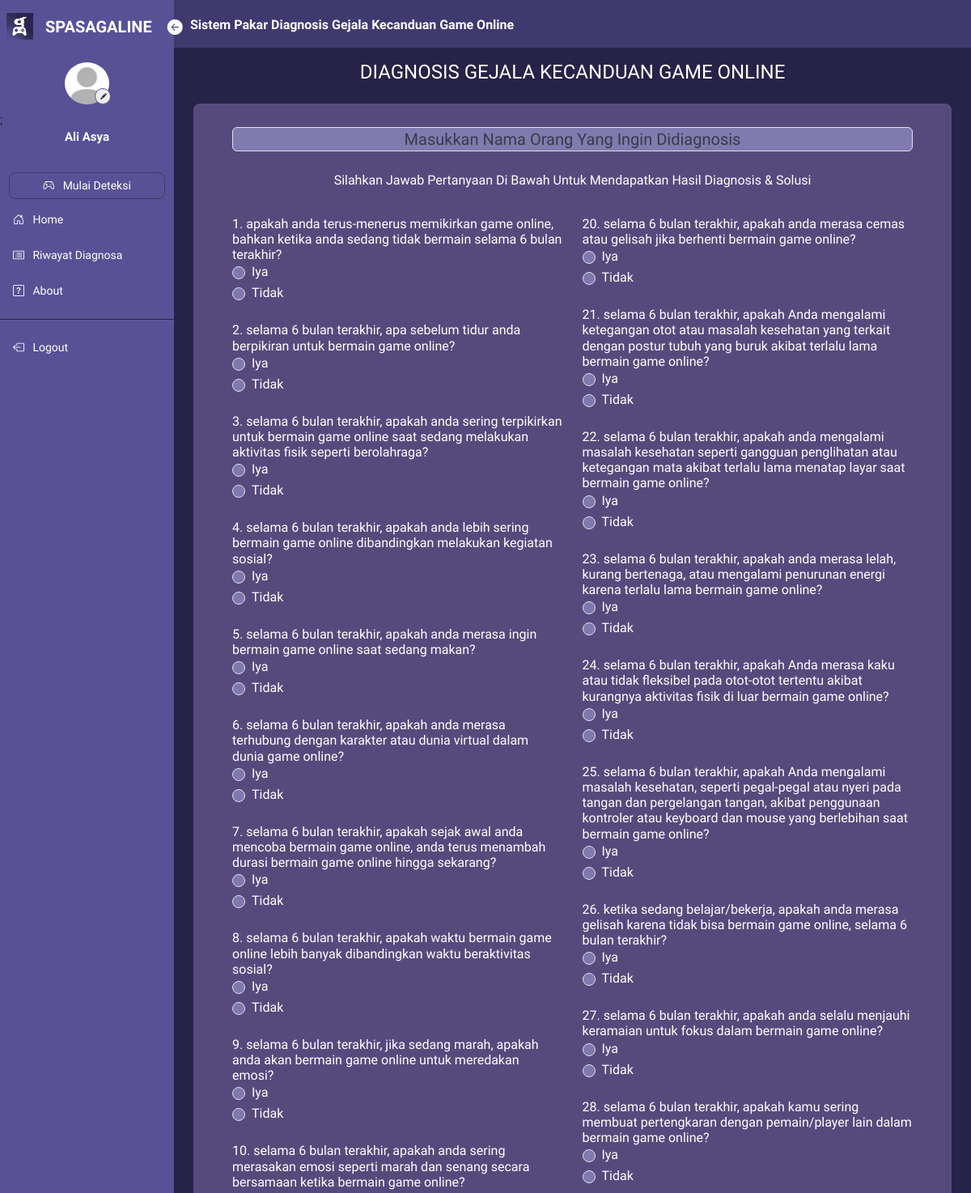
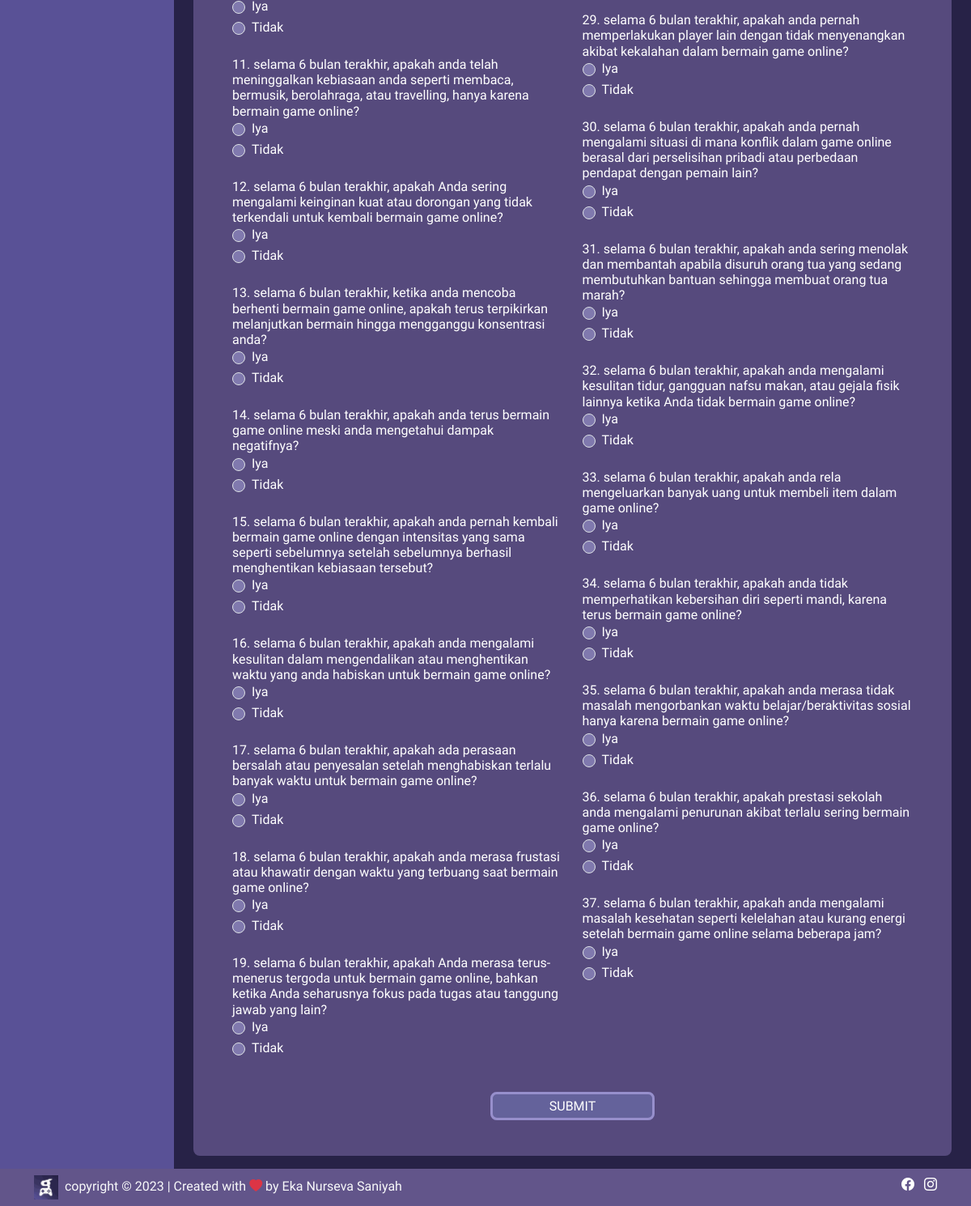
/diagnosa/diagnosa.php (signed in), run on the app's committed database (2 pictures, top to bottom).
### tables this page shows
CREATE TABLE `user` (
  `iduser` int(11) NOT NULL,
  `nama` varchar(50) NOT NULL,
  `username` varchar(45) NOT NULL,
  `password` varchar(100) NOT NULL,
  `email` varchar(50) NOT NULL,
  `foto` varchar(50) NOT NULL,
  `level` varchar(30) NOT NULL
);

CREATE TABLE `pertanyaan` (
  `idpertanyaan` int(11) NOT NULL,
  `kode_pertanyaan` varchar(20) NOT NULL,
  `text_pertanyaan` text NOT NULL,
  `idindikator` int(11) NOT NULL
);

### controller/controller_main.php (called while the page is built, shortened)
<?php
$conn = mysqli_connect("localhost", "root", "", "spasagaline");
function query($query)
{
    global $conn;
    $result = mysqli_query($conn, $query);
    $rows = [];
    while ($row = mysqli_fetch_assoc($result)) {
        $rows[] = $row;
    }
    return $rows;
}
function jumlah_data($data)
{
    global $conn;
    $query = mysqli_query($conn, $data);
    $jumlah_data = mysqli_num_rows($query);
    return $jumlah_data;
}
function dekripsi($kata)
{
    $string = base64_decode($kata);
    $key = substr($string, 0, 44);
    $enkripsi = substr($string, 44);
    $hasil = openssl_decrypt($enkripsi, 'AES-256-CBC', $key, 0, substr($key, 0, 16));
    return $hasil;
}
?>

### diagnosa/diagnosa.php (the view, shortened to what this page needs)
<?php
$id = dekripsi($_COOKIE['SPASAGALINENS']);
$user = query("SELECT * FROM user WHERE iduser = $id")[0];
$jumlah_pertanyaan = jumlah_data("SELECT * FROM pertanyaan");
$jumper1 = ceil($jumlah_pertanyaan / 2);
$jumper2 = $jumlah_pertanyaan - $jumper1;
$pertanyaan1 = query("SELECT * FROM pertanyaan LIMIT $jumper1");
$pertanyaan2 = query("SELECT * FROM pertanyaan LIMIT $jumper2 OFFSET $jumper1");
?>
<html lang="en">
<head>
    <link href="https://cdn.jsdelivr.net/npm/bootstrap@5.3.0/dist/css/bootstrap.min.css" rel="stylesheet"
>
    <link rel="stylesheet" href="https://cdn.jsdelivr.net/npm/bootstrap-icons@1.10.5/font/bootstrap-icons.css">
    <link rel="stylesheet" href="../style.css">
</head>
<body>
    <div class="main-container d-flex">
        <?php
            require_once('../sidenav/sidebar_user.php');
        ?>
        <div class="content">
            <?php
            require_once('../sidenav/navbar.php');
            ?>
            <div class="contents px-4 py-3">
                <h4 class="text-white text-center pb-3">DIAGNOSIS GEJALA KECANDUAN GAME ONLINE</h4>
                <div class="tabel text-white px-5 py-4">
                    <form method="post" action="">
                        <div class="row pb-2 d-flex justify-content-center">
                            <div class="col-12">
                                <input style="height: 30px;" type="text" name="anak" placeholder="Masukkan Nama Orang Yang Ingin Didiagnosis" id="nama" value=""
                                    class="form-control fw-medium text-center fs-5">
                            </div>
                        </div>
                        <p class="text-center py-3">Silahkan Jawab Pertanyaan Di Bawah Untuk Mendapatkan Hasil Diagnosis &
                            Solusi</p>
                        <div class="row">
                            <div class="col-6">
                                <?php
                                $i = 1;
                                foreach ($pertanyaan1 as $p1):
                                    ?>
                                    <h6 class="m-0 fw-medium">
                                        <?= $i; ?>.
                                        <?= $p1['text_pertanyaan']; ?>
                                    </h6>
                                    <div class="form-check">
                                        <input class="form-check-input" type="radio" value="1"
                                            id="<?= 'iya_' . $p1['kode_pertanyaan']; ?>" name="<?= $p1['kode_pertanyaan']; ?>"
                                            required>
                                        <label class="form-check-label" for="<?= 'iya_' . $p1['kode_pertanyaan']; ?>">
                                            Iya
                                        </label>
                                    </div>
                                    <div class="form-check mb-4">
                                        <input class="form-check-input" type="radio" value="0.5"
                                            id="<?= 'tidak_' . $p1['kode_pertanyaan']; ?>" name="<?= $p1['kode_pertanyaan']; ?>"
                                            required>
                                        <label class="form-check-label" for="<?= 'tidak_' . $p1['kode_pertanyaan']; ?>">
                                            Tidak
                                        </label>
                                    </div>
                                    <?php
                                    $i++;
                                endforeach;
                                ?>
                            </div>
                            <div class="col-6">
                                <?php foreach ($pertanyaan2 as $p2):
                                    ?>
                                    <h6 class="m-0 fw-medium">
                                        <?= $i; ?>.
                                        <?= $p2['text_pertanyaan']; ?>
                                    </h6>
                                    <div class="form-check">
                                        <input class="form-check-input" type="radio" value="1"
                                            id="<?= 'iya_' . $p2['kode_pertanyaan']; ?>" name="<?= $p2['kode_pertanyaan']; ?>"
                                            required>
                                        <label class="form-check-label" for="<?= 'iya_' . $p2['kode_pertanyaan']; ?>">
                                            Iya
                                        </label>
                                    </div>
                                    <div class="form-check  mb-4">
                                        <input class="form-check-input" type="radio" value="0.5"
                                            id="<?= 'tidak_' . $p2['kode_pertanyaan']; ?>" name="<?= $p2['kode_pertanyaan']; ?>"
                                            required>
                                        <label class="form-check-label" for="<?= 'tidak_' . $p2['kode_pertanyaan']; ?>">
                                            Tidak
                                        </label>
                                    </div>
                                    <?php
                                    $i++;
                                endforeach;
                                ?>
                            </div>
                        </div>
                        <div class="submit text-center pt-4 btn-long">
                            <a href="../hasil/hasil.php" class="fw-medium text-decoration-none">
                                <button style="border: none; background: none; font-weight: 500;" type="submit"
                                    name="submit_hitung">SUBMIT</button>
                            </a>
                        </div>
                    </form>
                </div>
            </div>
        </div>
    </div>
    <?php
    require_once('../sidenav/footer.php');
    ?>
</body>
</html>

### sidenav/sidebar_user.php (shortened to what this page needs)
<div class="sidebar" id="side_nav">
    <div class="header-box px-2 pt-3 pb-3 d-flex">
        <img src="../img/Logo.png" alt="logo spasagaline">
        <span class="fs-5 fw-bold text-white" style="margin-top: 1.6px;">SPASAGALINE</span>
        <button id="btnside" class="btn px-0 py-0 text-white btn-open">
            <i class="bi bi-arrow-left-circle-fill"></i>
        </button>
    </div>
    <div class="profil">
        <img src="../profil/<?= $user['foto']; ?>" class="rounded-circle" alt="profi">
        <a href="../pengguna/profil.php"><button class="rounded-circle"><i class="bi bi-pencil-fill"></i></button></a>;
        <h1>
            <?= $user['nama']; ?>
        </h1>
    </div>
    <ul class="list-unstyled pt-2 fw-medium">
        <li class="">
            <?php
            if ($user['level'] === "User") {
                echo '<a href="../diagnosa" class="text-decoration-none d-block text-center">
                        <i class="bi bi-controller"></i>
                        <span>Mulai Deteksi</span>
                      </a>';
            } else {
                echo '<a type="button" class="text-decoration-none d-block text-center" data-bs-toggle="modal" data-bs-target="#deteksi">Mulai Deteksi</a>';
            }
            ?>
        </li>
        <li class="">
            <a href="../pengguna" class="text-decoration-none d-block">
                <i class="bi bi-house-door"></i>
                <span>Home</span>
            </a>
        </li>
        <li class="">
            <a href="../riwayat/riwayat.php" class="text-decoration-none d-block">
                <i class="bi bi-card-list"></i>
                <span>Riwayat Diagnosa</span>
            </a>
        </li>
        <li class="">
            <a href="../about" class="text-decoration-none d-block">
                <i class="bi bi-question-square"></i>
                <span>About</span>
            </a>
        </li>
    </ul>
    <hr class="hr-color">
    <ul class="list-unstyled fw-medium">
        <li>
            <a href="../logout.php" class="text-decoration-none d-block">
                <i class="bi bi-box-arrow-left"></i>
                <span>Logout</span>
            </a>
        </li>
    </ul>
</div>

### style.css (style rules this page uses)
* { font-family: "Chakra Petch", sans-serif; }
body { background: #272247; margin: 0; padding: 0; border: 0; }
.content { min-height: 100vh; width: 100%; }
.sidebar { background: #595196; min-width: 215px; max-width: 215px; z-index: 1; transition: all ease-in 0.3s; }
hr.hr-color { color: #272247; opacity: 1; }
.sidebar ul { padding: 0 11px; }
.sidebar li { margin: 7px 0; }
.sidebar li a { color: white; padding: 8px 5px; font-size: 14px; margin-left: 0; }
.sidebar .header-box img { width: 33px; height: 33px; margin-right: 15px; }
.sidebar li a.text-center { border: solid rgb(39, 34, 71, 0.5) 0.3px; border-radius: 8px; padding: 5px 0; }
.sidebar li i { margin-right: 7px; }
.sidebar .profil img { width: 55px; height: 66px; margin-left: auto; margin-right: auto; padding: 7px 0; display: block; transition: all ease-in 0.3s; object-fit: cover; }
.sidebar .profil h1 { font-weight: 700; font-size: 15px; color: #ffff; text-align: center; margin-bottom: 20px; }
.sidebar .profil button { border: 1.5px solid #595196; position: absolute; margin-top: -27px; margin-left: 117px; width: 20px; height: 20px; }
.sidebar .profil button i { font-size: 8px; color: #272247; }
.sidebar #btnside { margin-top: 17px; transform: translateY(-50%); margin-left: 18px; font-size: 19px; }
.content .contents a { border: solid #978fcc; border-radius: 8px; padding: 5px 35px; background: rgb(121, 134, 199, 0.4); color: #ffffff; }
.contents .tombol button, .contents .submit a button { border: solid #978fcc; border-radius: 8px; padding: 4px 35px; background: rgb(121, 134, 199, 0.4); color: #ffffff; margin-top: -6.5px; }
.content .contents .tabel { border-radius: 8px; overflow: hidden; background: rgba(157, 136, 206, 0.4); }
.contents .tabel input, .contents .tabel textarea, .contents .tabel select { background: rgb(193, 193, 248, 0.4); margin-top: 5px; color: white; }
.contents .tabel .btn-long { padding: 5px 150px; }

### data on the page
user: foto (placeholder picture), nama "Ali Asya"
pertanyaan: text_pertanyaan "apakah anda terus-menerus memikirkan game online, bahkan ketika anda sedang tidak bermain selama 6 bulan terakhir?"
pertanyaan: text_pertanyaan "selama 6 bulan terakhir, apa sebelum tidur anda berpikiran untuk bermain game online?"
pertanyaan: text_pertanyaan "selama 6 bulan terakhir, apakah anda sering terpikirkan untuk bermain game online saat sedang melakukan aktivitas fisik seperti berolahraga?"
pertanyaan: text_pertanyaan "selama 6 bulan terakhir, apakah anda lebih sering bermain game online dibandingkan melakukan kegiatan sosial?"
pertanyaan: text_pertanyaan "selama 6 bulan terakhir, apakah anda merasa ingin bermain game online saat sedang makan?"
pertanyaan: text_pertanyaan "selama 6 bulan terakhir, apakah anda merasa terhubung dengan karakter atau dunia virtual dalam dunia game online?"
pertanyaan: text_pertanyaan "selama 6 bulan terakhir, apakah sejak awal anda mencoba bermain game online, anda terus menambah durasi bermain game online hingga sekarang?"
pertanyaan: text_pertanyaan "selama 6 bulan terakhir, apakah waktu bermain game online lebih banyak dibandingkan waktu beraktivitas sosial?"
pertanyaan: text_pertanyaan "selama 6 bulan terakhir, jika sedang marah, apakah anda akan bermain game online untuk meredakan emosi?"
pertanyaan: text_pertanyaan "selama 6 bulan terakhir, apakah anda sering merasakan emosi seperti marah dan senang secara bersamaan ketika bermain game online?"
pertanyaan: text_pertanyaan "selama 6 bulan terakhir, apakah anda telah meninggalkan kebiasaan anda seperti membaca, bermusik, berolahraga, atau travelling, hanya karena bermain game online?"
pertanyaan: text_pertanyaan "selama 6 bulan terakhir, apakah Anda sering mengalami keinginan kuat atau dorongan yang tidak terkendali untuk kembali bermain game online?"
pertanyaan: text_pertanyaan "selama 6 bulan terakhir, ketika anda mencoba berhenti bermain game online, apakah terus terpikirkan melanjutkan bermain hingga mengganggu konsentrasi anda?"
pertanyaan: text_pertanyaan "selama 6 bulan terakhir, apakah anda terus bermain game online meski anda mengetahui dampak negatifnya?"
pertanyaan: text_pertanyaan "selama 6 bulan terakhir, apakah anda pernah kembali bermain game online dengan intensitas yang sama seperti sebelumnya setelah sebelumnya berhasil menghentikan kebiasaan tersebut?"
pertanyaan: text_pertanyaan "selama 6 bulan terakhir, apakah anda mengalami kesulitan dalam mengendalikan atau menghentikan waktu yang anda habiskan untuk bermain game online?"
pertanyaan: text_pertanyaan "selama 6 bulan terakhir, apakah ada perasaan bersalah atau penyesalan setelah menghabiskan terlalu banyak waktu untuk bermain game online?"
pertanyaan: text_pertanyaan "selama 6 bulan terakhir, apakah anda merasa frustasi atau khawatir dengan waktu yang terbuang saat bermain game online?"
pertanyaan: text_pertanyaan "selama 6 bulan terakhir, apakah Anda merasa terus-menerus tergoda untuk bermain game online, bahkan ketika Anda seharusnya fokus pada tugas atau tanggung jawab yang lain?"
pertanyaan: text_pertanyaan "selama 6 bulan terakhir, apakah anda merasa cemas atau gelisah jika berhenti bermain game online?"
pertanyaan: text_pertanyaan "selama 6 bulan terakhir, apakah Anda mengalami ketegangan otot atau masalah kesehatan yang terkait dengan postur tubuh yang buruk akibat terlalu lama bermain game online?"
pertanyaan: text_pertanyaan "selama 6 bulan terakhir, apakah anda mengalami masalah kesehatan seperti gangguan penglihatan atau ketegangan mata akibat terlalu lama menatap layar saat bermain game online?"
pertanyaan: text_pertanyaan "selama 6 bulan terakhir, apakah anda merasa lelah, kurang bertenaga, atau mengalami penurunan energi karena terlalu lama bermain game online?"
pertanyaan: text_pertanyaan "selama 6 bulan terakhir, apakah Anda merasa kaku atau tidak fleksibel pada otot-otot tertentu akibat kurangnya aktivitas fisik di luar bermain game online?"
pertanyaan: text_pertanyaan "selama 6 bulan terakhir, apakah Anda mengalami masalah kesehatan, seperti pegal-pegal atau nyeri pada tangan dan pergelangan tangan, akibat penggunaan kontroler atau keyboard dan mouse yang berlebihan saat bermain game online?"
pertanyaan: text_pertanyaan "ketika sedang belajar/bekerja, apakah anda merasa gelisah karena tidak bisa bermain game online, selama 6 bulan terakhir?"
pertanyaan: text_pertanyaan "selama 6 bulan terakhir, apakah anda selalu menjauhi keramaian untuk fokus dalam bermain game online?"
pertanyaan: text_pertanyaan "selama 6 bulan terakhir, apakah kamu sering membuat pertengkaran dengan pemain/player lain dalam bermain game online?"
pertanyaan: text_pertanyaan "selama 6 bulan terakhir, apakah anda pernah memperlakukan player lain dengan tidak menyenangkan akibat kekalahan dalam bermain game online?"
pertanyaan: text_pertanyaan "selama 6 bulan terakhir, apakah anda pernah mengalami situasi di mana konflik dalam game online berasal dari perselisihan pribadi atau perbedaan pendapat dengan pemain lain?"
pertanyaan: text_pertanyaan "selama 6 bulan terakhir, apakah anda sering menolak dan membantah apabila disuruh orang tua yang sedang membutuhkan bantuan sehingga membuat orang tua marah?"
pertanyaan: text_pertanyaan "selama 6 bulan terakhir, apakah anda mengalami kesulitan tidur, gangguan nafsu makan, atau gejala fisik lainnya ketika Anda tidak bermain game online?"
pertanyaan: text_pertanyaan "selama 6 bulan terakhir, apakah anda rela mengeluarkan banyak uang untuk membeli item dalam game online?"
pertanyaan: text_pertanyaan "selama 6 bulan terakhir, apakah anda tidak memperhatikan kebersihan diri seperti mandi, karena terus bermain game online?"
pertanyaan: text_pertanyaan "selama 6 bulan terakhir, apakah anda merasa tidak masalah mengorbankan waktu belajar/beraktivitas sosial hanya karena bermain game online?"
pertanyaan: text_pertanyaan "selama 6 bulan terakhir, apakah prestasi sekolah anda mengalami penurunan akibat terlalu sering bermain game online?"
pertanyaan: text_pertanyaan "selama 6 bulan terakhir, apakah anda mengalami masalah kesehatan seperti kelelahan atau kurang energi setelah bermain game online selama beberapa jam?"
